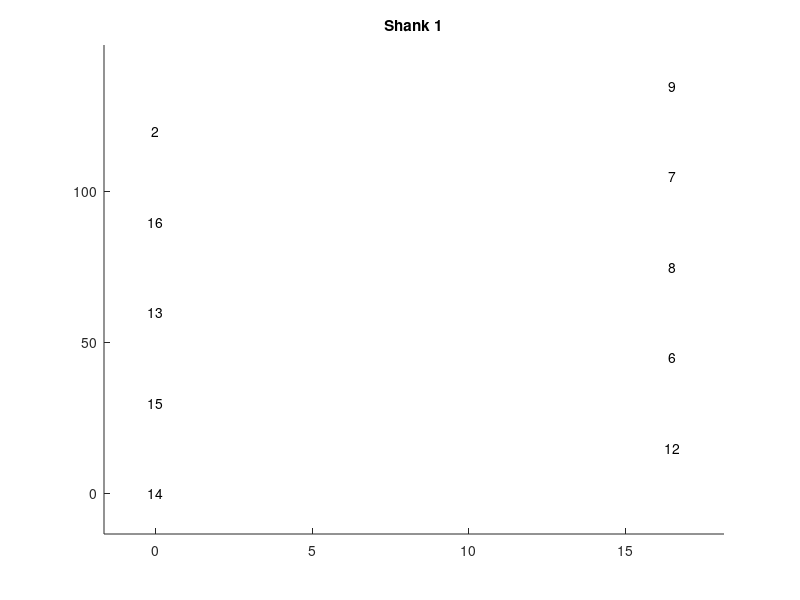
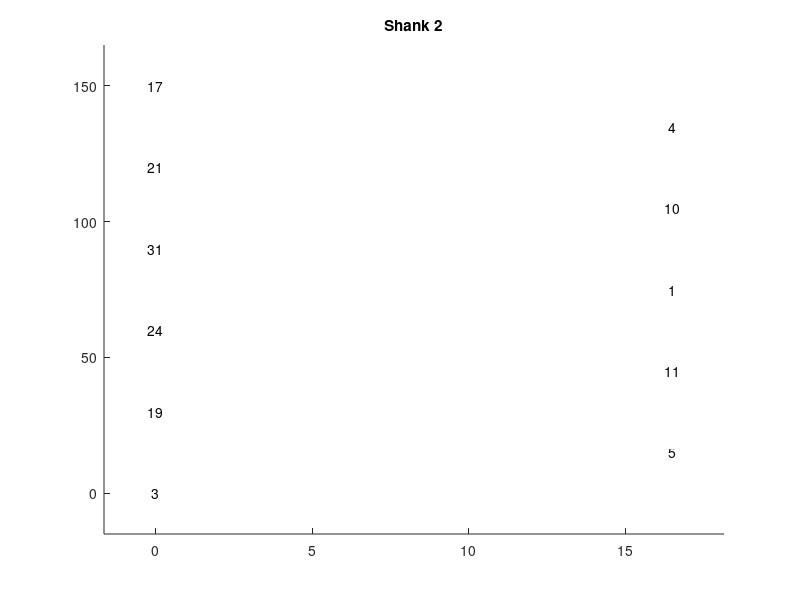
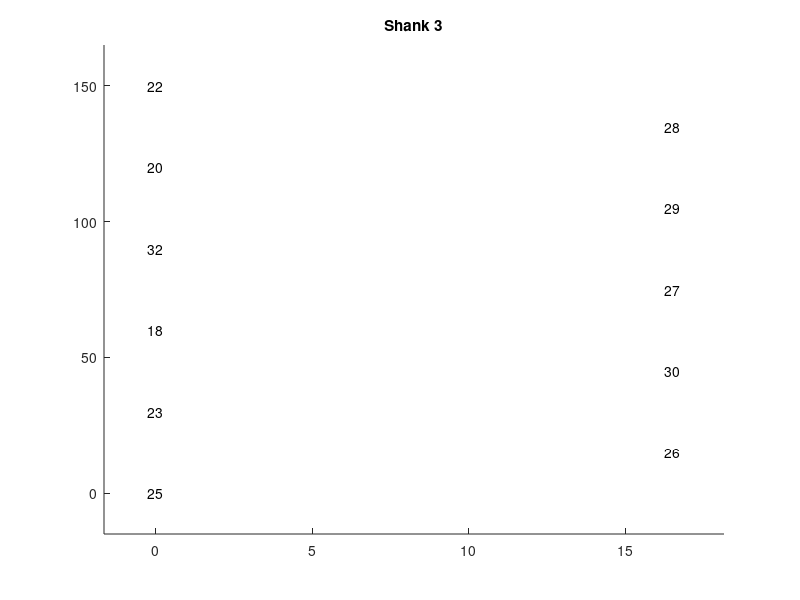
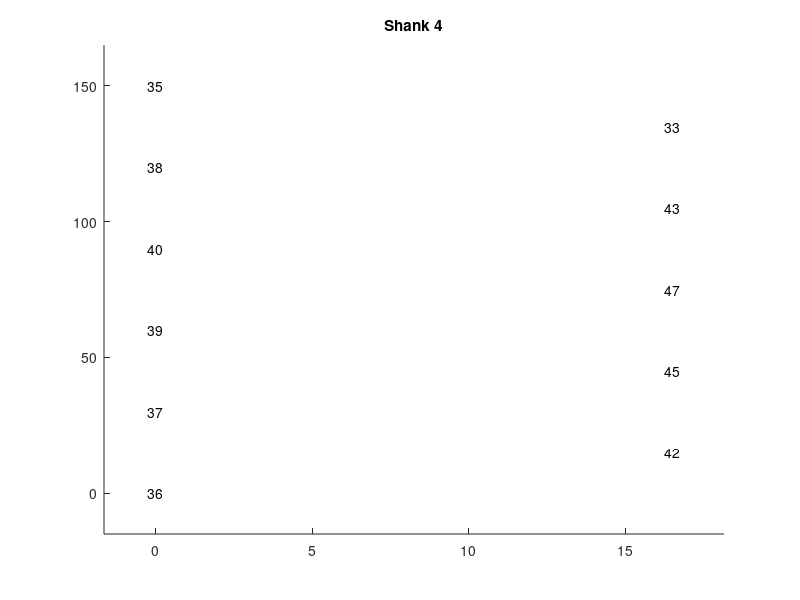

These figures' MATLAB source, in order: (Note: this script raises an error after producing the figures.)
% msClusterMapCreateVer1
%
%   msClusterMapCreate creates site mapping variables necessary for the
%   spike sorting pipeline. This script is mostly just a helpful template
%   that will require extensive editing with data specific to your
%   experiment.

%% Set where to record the data and what name to use

% Set directory to store the site mapping information
siteMapDir = 'C:\Users\Nicholas Timme\Box Sync\NickExperimental\Experiment1\SpikeSorting\batch1\SiteMappings';

% Set the name of the site mapping
siteMapName = 'siteMap64F';

%% Record a notes variable

% This is a text string that can be used to help identify a site mapping.
% See example.

% Example: siteMapNotes = 'This is the mapping for Nicks animal 15, surgery Sept 2018, 64 channel probe (ASSY-158-P-1, PN 3379), EIB fold on animals left, headstage chip pointed towards animal back.';
siteMapNotes = 'This is a site mapping for an animal with one 64 channel ASSY-158-F probe. The fold in the probe is on the animals left and the headstage chip is pointed towards the animals back. Each shank is sorted separately.';


%% Record the probe geometry

% This variable describes the physical location in space of the probe
% electrodes. These values should be consistent for all probes of the same
% type, so long as Cambridge doesn't change its probe wiring.

% probeGeo(i,:) = [j,k] means that probe channel i has an x coordinate of j
% and a y coordinate of k (usually in um).

% ASSY-158-F (64 channels) (each probe shank sorted separately)
probeGeo = NaN([64,2]);
probeGeo(1,:) = [16.5,75];
probeGeo(2,:) = [0,120];
probeGeo(3,:) = [0,0];
probeGeo(4,:) = [16.5,135];
probeGeo(5,:) = [16.5,15];
probeGeo(6,:) = [16.5,45];
probeGeo(7,:) = [16.5,105];
probeGeo(8,:) = [16.5,75];
probeGeo(9,:) = [16.5,135];
probeGeo(10,:) = [16.5,105];
probeGeo(11,:) = [16.5,45];
probeGeo(12,:) = [16.5,15];
probeGeo(13,:) = [0,60];
probeGeo(14,:) = [0,0];
probeGeo(15,:) = [0,30];
probeGeo(16,:) = [0,90];
probeGeo(17,:) = [0,150];
probeGeo(18,:) = [0,60];
probeGeo(19,:) = [0,30];
probeGeo(20,:) = [0,120];
probeGeo(21,:) = [0,120];
probeGeo(22,:) = [0,150];
probeGeo(23,:) = [0,30];
probeGeo(24,:) = [0,60];
probeGeo(25,:) = [0,0];
probeGeo(26,:) = [16.5,15];
probeGeo(27,:) = [16.5,75];
probeGeo(28,:) = [16.5,135];
probeGeo(29,:) = [16.5,105];
probeGeo(30,:) = [16.5,45];
probeGeo(31,:) = [0,90];
probeGeo(32,:) = [0,90];
probeGeo(33,:) = [16.5,135];
probeGeo(34,:) = [16.5,135];
probeGeo(35,:) = [0,150];
probeGeo(36,:) = [0,0];
probeGeo(37,:) = [0,30];
probeGeo(38,:) = [0,120];
probeGeo(39,:) = [0,60];
probeGeo(40,:) = [0,90];
probeGeo(41,:) = [16.5,45];
probeGeo(42,:) = [16.5,15];
probeGeo(43,:) = [16.5,105];
probeGeo(44,:) = [16.5,75];
probeGeo(45,:) = [16.5,45];
probeGeo(46,:) = [16.5,105];
probeGeo(47,:) = [16.5,75];
probeGeo(48,:) = [16.5,15];
probeGeo(49,:) = [16.5,135];
probeGeo(50,:) = [16.5,75];
probeGeo(51,:) = [16.5,105];
probeGeo(52,:) = [0,60];
probeGeo(53,:) = [16.5,15];
probeGeo(54,:) = [0,90];
probeGeo(55,:) = [0,120];
probeGeo(56,:) = [0,120];
probeGeo(57,:) = [0,150];
probeGeo(58,:) = [0,30];
probeGeo(59,:) = [0,60];
probeGeo(60,:) = [0,0];
probeGeo(61,:) = [0,30];
probeGeo(62,:) = [0,90];
probeGeo(63,:) = [0,0];
probeGeo(64,:) = [16.5,45];


%% Record the site mappping

% This variable records the relationship between the open ephys channel 
% numbers and the probe channel numbers. Note, the type of probe, the
% orientation of the EIB in the headcap, and the orientation of the
% headstage when plugged in will affect this. 

% Website for 64 channel Intan Headstages: http://intantech.com/RHD2164_amp_board.html
% Website for 32 channel Intan Headstages: http://intantech.com/RHD2132_RHD2216_amp_accel_board.html
% Note that the website lists channels 0-63 and 0-31. Open ephys uses these
% same channel numbers, except increased by 1 (e.g., channel 0 on the Intan
% diagram goes to channel 1 in open phys).

% openE2probe(i) = j means that open ephys channel i corresponds to probe
% channel j.

% ASSY-158-F (64 channels) - fold between EIBs on animal's left, headstage 
% chip toward animal's back
openE2probe = NaN([64,1]);
openE2probe(1) = 16;
openE2probe(2) = 15;
openE2probe(3) = 14;
openE2probe(4) = 13;
openE2probe(5) = 12;
openE2probe(6) = 11;
openE2probe(7) = 10;
openE2probe(8) = 9;
openE2probe(9) = 8;
openE2probe(10) = 7;
openE2probe(11) = 6;
openE2probe(12) = 5;
openE2probe(13) = 4;
openE2probe(14) = 3;
openE2probe(15) = 2;
openE2probe(16) = 1;
openE2probe(17) = 64;
openE2probe(18) = 63;
openE2probe(19) = 62;
openE2probe(20) = 61;
openE2probe(21) = 60;
openE2probe(22) = 59;
openE2probe(23) = 58;
openE2probe(24) = 57;
openE2probe(25) = 56;
openE2probe(26) = 55;
openE2probe(27) = 54;
openE2probe(28) = 53;
openE2probe(29) = 52;
openE2probe(30) = 51;
openE2probe(31) = 50;
openE2probe(32) = 49;
openE2probe(33) = 48;
openE2probe(34) = 47;
openE2probe(35) = 46;
openE2probe(36) = 45;
openE2probe(37) = 44;
openE2probe(38) = 43;
openE2probe(39) = 42;
openE2probe(40) = 41;
openE2probe(41) = 40;
openE2probe(42) = 39;
openE2probe(43) = 38;
openE2probe(44) = 37;
openE2probe(45) = 36;
openE2probe(46) = 35;
openE2probe(47) = 34;
openE2probe(48) = 33;
openE2probe(49) = 32;
openE2probe(50) = 31;
openE2probe(51) = 30;
openE2probe(52) = 29;
openE2probe(53) = 28;
openE2probe(54) = 27;
openE2probe(55) = 26;
openE2probe(56) = 25;
openE2probe(57) = 24;
openE2probe(58) = 23;
openE2probe(59) = 22;
openE2probe(60) = 21;
openE2probe(61) = 20;
openE2probe(62) = 19;
openE2probe(63) = 18;
openE2probe(64) = 17;

%% Record the probe channel shank ID

% This variable identifies to which shank each probe channel belongs. Note
% that the shanks should be numbered 1, 2, 3, and so forth.

% probeChanShankID(i) = j means that probe channel i is on shank j

% ASSY-158-F (64 channels) (each probe shank sorted separately)
probeChanShankID = NaN([64,1]);
probeChanShankID(1) = 2;
probeChanShankID(2) = 1;
probeChanShankID(3) = 2;
probeChanShankID(4) = 2;
probeChanShankID(5) = 2;
probeChanShankID(6) = 1;
probeChanShankID(7) = 1;
probeChanShankID(8) = 1;
probeChanShankID(9) = 1;
probeChanShankID(10) = 2;
probeChanShankID(11) = 2;
probeChanShankID(12) = 1;
probeChanShankID(13) = 1;
probeChanShankID(14) = 1;
probeChanShankID(15) = 1;
probeChanShankID(16) = 1;
probeChanShankID(17) = 2;
probeChanShankID(18) = 3;
probeChanShankID(19) = 2;
probeChanShankID(20) = 3;
probeChanShankID(21) = 2;
probeChanShankID(22) = 3;
probeChanShankID(23) = 3;
probeChanShankID(24) = 2;
probeChanShankID(25) = 3;
probeChanShankID(26) = 3;
probeChanShankID(27) = 3;
probeChanShankID(28) = 3;
probeChanShankID(29) = 3;
probeChanShankID(30) = 3;
probeChanShankID(31) = 2;
probeChanShankID(32) = 3;
probeChanShankID(33) = 4;
probeChanShankID(34) = 5;
probeChanShankID(35) = 4;
probeChanShankID(36) = 4;
probeChanShankID(37) = 4;
probeChanShankID(38) = 4;
probeChanShankID(39) = 4;
probeChanShankID(40) = 4;
probeChanShankID(41) = 5;
probeChanShankID(42) = 4;
probeChanShankID(43) = 4;
probeChanShankID(44) = 5;
probeChanShankID(45) = 4;
probeChanShankID(46) = 5;
probeChanShankID(47) = 4;
probeChanShankID(48) = 5;
probeChanShankID(49) = 6;
probeChanShankID(50) = 6;
probeChanShankID(51) = 6;
probeChanShankID(52) = 5;
probeChanShankID(53) = 6;
probeChanShankID(54) = 5;
probeChanShankID(55) = 5;
probeChanShankID(56) = 6;
probeChanShankID(57) = 5;
probeChanShankID(58) = 5;
probeChanShankID(59) = 6;
probeChanShankID(60) = 5;
probeChanShankID(61) = 6;
probeChanShankID(62) = 6;
probeChanShankID(63) = 6;
probeChanShankID(64) = 6;


%% Plot the shank geometry for user verification

nShanks = length(unique(probeChanShankID));
for iShank = 1:nShanks
    figure
    hold on
    chans = find(probeChanShankID == iShank);
    xMin = inf;
    xMax = -inf;
    yMin = inf;
    yMax = -inf;
    for iChan = 1:length(chans)
        text(probeGeo(chans(iChan),1),probeGeo(chans(iChan),2),num2str(chans(iChan)),'HorizontalAlignment','center','VerticalAlignment','middle')
        xMin = min([xMin,probeGeo(chans(iChan),1)]);
        xMax = max([xMax,probeGeo(chans(iChan),1)]);
        yMin = min([yMin,probeGeo(chans(iChan),2)]);
        yMax = max([yMax,probeGeo(chans(iChan),2)]);
    end
    dx = xMax - xMin;
    if dx == 0
        dx = 1;
    end
    dy = yMax - yMin;
    if dy == 0
        dy = 1;
    end
    xlim([xMin - 0.1*dx,xMax + 0.1*dx])
    ylim([yMin - 0.1*dy,yMax + 0.1*dy])
    title(['Shank ',num2str(iShank)])
end


%% Save the mapping information

save([siteMapDir,filesep,siteMapName],'siteMapNotes','probeGeo','openE2probe','probeChanShankID')
